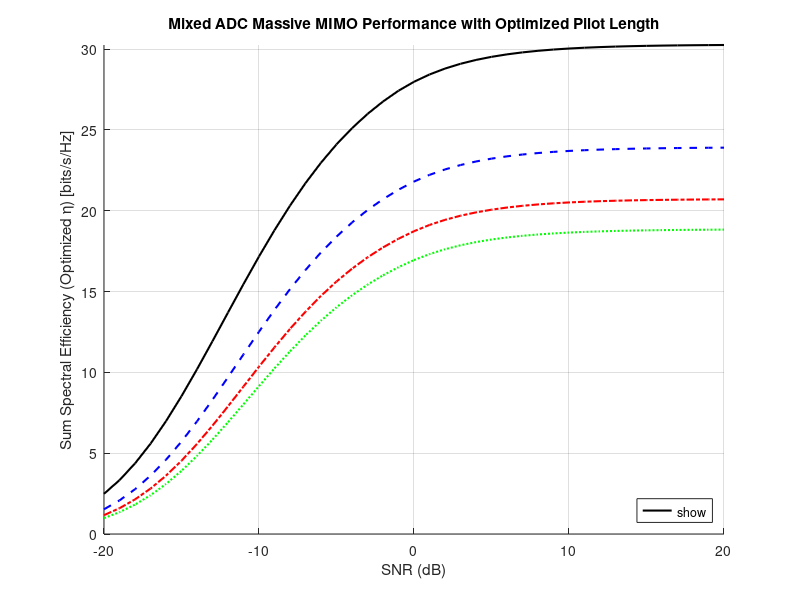
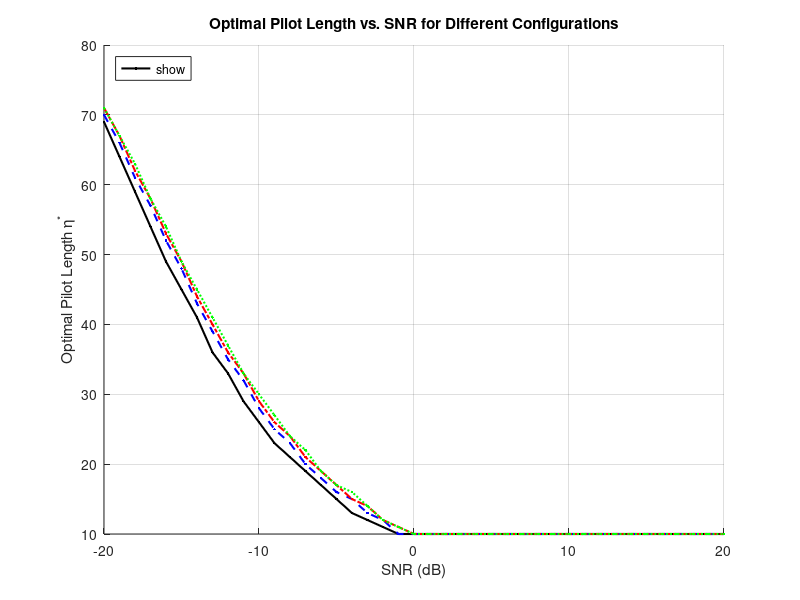

These charts were generated, in order, by the following MATLAB code:
clear; close all; clc;
rng(1); % 設定隨機種子

% --- 模擬參數設定 ---
K = 10;           % 使用者數量
T = 200;          % 相干時間長度
% eta = K;        % eta 不再固定，將被優化
snr_dB = -20:1:20; % SNR 範圍
sigma2 = 1;       % 雜訊方差
trials = 1000;  % 暫時專注於理論優化，如果需要模擬，再取消註解

% --- 論文 Figure 1 中的不同配置 ---
mu_list = [0, 18/95, 25/55, 29/31];
M_list = [200, 95, 55, 31];
mu_frac_str = {'0', '18/95', '25/55', '29/31'};

% --- 結果儲存變數初始化 ---
sumSE_theory_optimized_eta = zeros(length(mu_list), length(snr_dB));
optimal_eta_values = zeros(length(mu_list), length(snr_dB)); % 儲存每個點的最佳eta

fprintf('開始進行模擬 (包含 eta 優化)...\n');

% --- eta 優化參數 ---
eta_min_factor = 1.0; % eta_min = K * eta_min_factor (至少為K)
eta_max_factor = 0.5; % eta_max = T * eta_max_factor (例如，不超過 T 的一半)

% --- 迴圈遍歷不同的 mu/M 配置 ---
for m_idx = 1:length(mu_list)
    mu = mu_list(m_idx);
    M = M_list(m_idx);
    M0 = round(mu * M);
    M1 = M - M0;

    fprintf('  正在執行配置: mu = %s, M = %d (M0=%d, M1=%d)\n', mu_frac_str{m_idx}, M, M0, M1);

    % --- 迴圈遍歷不同的 SNR 值 ---
    for s_idx = 1:length(snr_dB)
        SNR = snr_dB(s_idx);
        p = 10^(SNR/10);

        % --- 內部迴圈：優化 eta ---
        eta_search_min = ceil(K * eta_min_factor);
        eta_search_max = floor(T * eta_max_factor);
        if eta_search_max <= eta_search_min
            % 如果 T 太小，或者 K 太大，可能導致搜索範圍無效
            % 這裡可以選擇一個固定的 eta，例如 K，或者報錯
            warning('eta 搜索範圍無效 (T=%d, K=%d)。對此配置和SNR，將使用 eta = K。', T, K);
            current_optimal_eta = K;
            eta_range_current_optim = K;
        else
            eta_range_current_optim = eta_search_min:eta_search_max;
        end

        sumSE_for_eta_optimization = zeros(1, length(eta_range_current_optim));

        for eta_idx = 1:length(eta_range_current_optim)
            eta_current = eta_range_current_optim(eta_idx);

            if eta_current <= 0 || eta_current >= T % 確保 eta 在有效範圍內
                sumSE_for_eta_optimization(eta_idx) = -inf; % 無效的 eta 給予極低 SE
                continue;
            end

            % 理論總頻譜效率計算 (使用 eta_current)
            % sigma_0_sq 和 sigma_1_sq 依賴於 eta_current
            % 假設 p*K 中的 K 代表導頻資源量，現在是 eta_current
            effective_pilot_resource = p * eta_current; % 每個用戶的有效導頻能量/資源
            if effective_pilot_resource <= 0 % 避免 log(0) 或除以零
                 sigma_0_sq_eta = 0;
                 sigma_1_sq_eta = 0;
            else
                sigma_0_sq_eta = effective_pilot_resource / (effective_pilot_resource + sigma2);
                sigma_1_sq_eta = (2/pi) * effective_pilot_resource / (effective_pilot_resource + sigma2);
            end


            numerator_th = M * (mu * sigma_0_sq_eta + (1-mu) * sigma_1_sq_eta)^2;
            denominator_part1 = K + sigma2/p; % K 是用戶數
            denominator_part2 = mu * sigma_0_sq_eta + (1-mu) * (pi/2) * sigma_1_sq_eta;
            denominator_th = denominator_part1 * denominator_part2;

            if denominator_th > eps
                SINR_th_eta = numerator_th / denominator_th;
            else
                SINR_th_eta = 0;
            end

            % SE 計算，考慮訓練開銷 (1 - eta_current/T)
            SE_each_th_eta = (1 - eta_current/T) * log2(1 + max(SINR_th_eta, 0));
            sumSE_for_eta_optimization(eta_idx) = K * SE_each_th_eta;
        end

        % 找到當前 mu, M, SNR 配置下的最佳 eta
        [max_SE_current_config, best_eta_idx] = max(sumSE_for_eta_optimization);
        if isempty(max_SE_current_config) || max_SE_current_config == -inf
            % 如果所有 eta 都無效 (例如 T 太小)
            sumSE_theory_optimized_eta(m_idx, s_idx) = 0;
            optimal_eta_values(m_idx, s_idx) = NaN; % 標記為無有效 eta
        else
            sumSE_theory_optimized_eta(m_idx, s_idx) = max_SE_current_config;
            optimal_eta_values(m_idx, s_idx) = eta_range_current_optim(best_eta_idx);
        end

        if mod(s_idx, round(length(snr_dB)/4)) == 0 || s_idx == length(snr_dB)
            fprintf('    SNR = %d dB 完成. 優化得到的 eta = %d, Max SE = %.3f\n', ...
                SNR, optimal_eta_values(m_idx, s_idx), sumSE_theory_optimized_eta(m_idx, s_idx));
        end
    end % 結束 SNR 迴圈
end % 結束 mu/M 配置迴圈

fprintf('模擬完成。\n正在繪製結果...\n');

% --- 繪製結果圖 (優化 eta 後的理論頻譜效率) ---
figure;
hold on;
colors = {'k', 'b', 'r', 'g'};
lineStyles = {'-', '--', '-.', ':'};
% markers = {'o', 's', '^', 'd'}; % 理論曲線通常不加過多marker

legend_entries = {};

for m_idx = 1:length(mu_list)
    M_val = M_list(m_idx);
    frac_str = mu_frac_str{m_idx};
    plot(snr_dB, sumSE_theory_optimized_eta(m_idx,:), ...
        'Color', colors{m_idx}, ...
        'LineStyle', lineStyles{m_idx}, ...
        'LineWidth', 1.5, ...
        'DisplayName', sprintf('\\mu = %s, M=%d (Optimized \\eta)', frac_str, M_val));
end

xlabel('SNR (dB)');
ylabel('Sum Spectral Efficiency (Optimized \eta) [bits/s/Hz]');
title('Mixed ADC Massive MIMO Performance with Optimized Pilot Length');
legend('show', 'Location', 'southeast');
grid on;
axis([min(snr_dB) max(snr_dB) 0 inf]);
hold off;

% --- (可選) 繪製最佳 eta 值隨 SNR 的變化 ---
figure;
hold on;
for m_idx = 1:length(mu_list)
    frac_str = mu_frac_str{m_idx};
    M_val = M_list(m_idx);
    plot(snr_dB, optimal_eta_values(m_idx,:), ...
        'Color', colors{m_idx}, ...
        'LineStyle', lineStyles{m_idx}, ...
        'Marker', '.', ... % 加小點標記
        'LineWidth', 1.5, ...
        'DisplayName', sprintf('\\mu = %s, M=%d', frac_str, M_val));
end
xlabel('SNR (dB)');
ylabel('Optimal Pilot Length \eta^*');
title('Optimal Pilot Length vs. SNR for Different Configurations');
legend('show', 'Location', 'northwest');
grid on;
hold off;